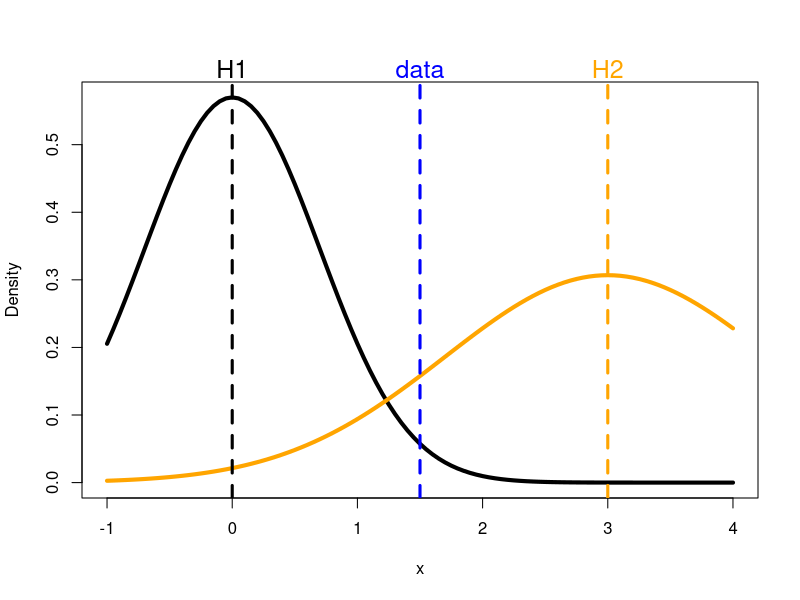

The R source for this figure:
## ---- chunk 1
curve(dnorm(x,0,0.7),-1,4,ylab="Density",lwd=4)
curve(dnorm(x,3,1.3),-1,4,lwd=4,col="orange",add=TRUE)
abline(v=c(0,1.5,3),col=c(1,"blue","orange"),lwd=3,lty=2)
mtext(c("H1","data","H2"),3,at=c(0,1.5,3),cex=1.5,col=c(1,"blue","orange"))
